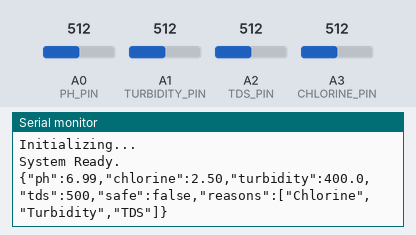
Recording of a sketch running on a simulated Arduino Uno, built with avr-gcc and run on an emulated ATmega328P. On the bench: the last lines printed to the serial monitor. Inputs (shaded band) come from the test bench; at power-on: A2 (TDS_PIN) = 512, A0 (PH_PIN) = 512, A1 (TURBIDITY_PIN) = 512, A3 (CHLORINE_PIN) = 512.

Above: at 3.2 s.
3.3 s: A2 (TDS_PIN) set to 504
At 4.5 s:
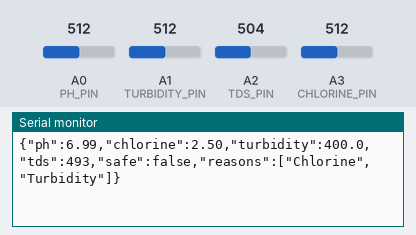
7.5 s: A0 (PH_PIN) set to 563
At 8.7 s:
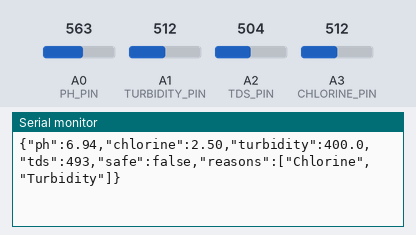
9.0 s: A0 (PH_PIN) set to 599
At 12.9 s:
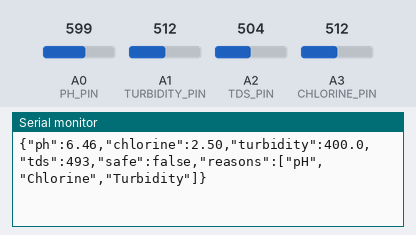
14.9 s: A1 (TURBIDITY_PIN) set to 625
At 16.3 s:
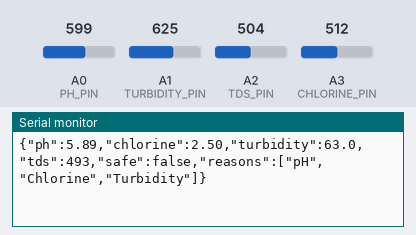
16.4 s: A1 (TURBIDITY_PIN) set to 655
At 18.7 s:
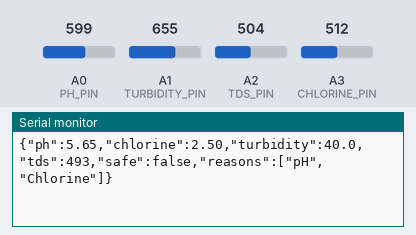
Timing chart, 0 to 20.2 s (numbered marks = the images above; inputs shaded):
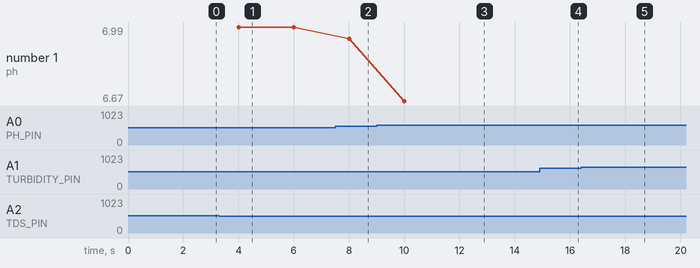

The sketch:

water_monitor.ino
```cpp
#include <SoftwareSerial.h>
#include <math.h>

// 0 = readable text on the Serial Monitor / Virtual Terminal (default)
// 1 = one JSON line per reading (for scripts, e.g. the MQTT pipeline)
#define JSON_OUTPUT 1

const int ESP_RX_PIN = 11;
const int ESP_TX_PIN = 10;
SoftwareSerial espSerial(ESP_RX_PIN, ESP_TX_PIN);

const int PH_PIN = A0;
const int CHLORINE_PIN = A3;
const int TURBIDITY_PIN = A1;
const int TDS_PIN = A2;

float phValue = 0.0;
float chlorineValue = 0.0;
float turbidityValue = 0.0;
float tdsValue = 0.0;

// How often a full set of readings is printed / sent to the ESP (in milliseconds)
const unsigned long REPORT_INTERVAL_MS = 2000;
unsigned long lastReport = 0;

// pH smoothing (moving average): take a pH sample every 200 ms and average the last 50 (about 10 s)
const unsigned long PH_SAMPLE_INTERVAL_MS = 200;
const int PH_AVG_SAMPLES = 50;
float phBuffer[PH_AVG_SAMPLES];
int phCount = 0;
int phIndex = 0;
unsigned long lastPhSample = 0;

void setup() {
  Serial.begin(9600);

  espSerial.begin(9600);

  Serial.println("Water Monitor - ESP8266 Mode");
  Serial.println("Initializing...");
  delay(2000);
  Serial.println("System Ready.");
}

void loop() {
  samplePh();                                   // keeps the pH average updating between reports

  if (millis() - lastReport < REPORT_INTERVAL_MS) return;
  lastReport = millis();

  readSensors();

  analyzeAndDebug();

  sendDataToESP();
}

// Take a pH voltage sample every PH_SAMPLE_INTERVAL_MS into a ring buffer
void samplePh() {
  if (millis() - lastPhSample < PH_SAMPLE_INTERVAL_MS) return;
  lastPhSample = millis();

  phBuffer[phIndex] = analogRead(PH_PIN) * (5.0 / 1023.0);
  phIndex = (phIndex + 1) % PH_AVG_SAMPLES;
  if (phCount < PH_AVG_SAMPLES) phCount++;
}

float averagePhVoltage() {
  if (phCount == 0) return analogRead(PH_PIN) * (5.0 / 1023.0);   // no samples yet
  float sum = 0.0;
  for (int i = 0; i < phCount; i++) sum += phBuffer[i];
  return sum / phCount;
}

void readSensors() {
  float phVoltage = averagePhVoltage();
  phValue = 7.0 + ((2.5 - phVoltage) * 3.3);

  int chlorineRaw = analogRead(CHLORINE_PIN);
  chlorineValue = map(chlorineRaw, 0, 1023, 0, 500) / 100.0;

  int turbidityRaw = analogRead(TURBIDITY_PIN);
  float turbidityVoltage = turbidityRaw * (5.0 / 1023.0);

  if (turbidityVoltage >= 4.1) {
    turbidityValue = 0.0;
  } else if (turbidityVoltage < 4.1 && turbidityVoltage >= 3.4) {
    turbidityValue = map((long)(turbidityVoltage * 100), 340, 410, 10, 0);
  } else if (turbidityVoltage < 3.4 && turbidityVoltage >= 2.8) {
    turbidityValue = map((long)(turbidityVoltage * 100), 280, 340, 100, 10);
  } else if (turbidityVoltage < 2.8 && turbidityVoltage >= 2.5) {
    turbidityValue = map((long)(turbidityVoltage * 100), 250, 280, 400, 100);
  } else {
    turbidityValue = 500.0;
  }
  if (turbidityValue < 0) turbidityValue = 0;

  int tdsRaw = analogRead(TDS_PIN);
  float tdsVoltage = tdsRaw * (5.0 / 1023.0);
  tdsValue = (tdsVoltage / 5.0) * 1000.0;
}

void addReason(String &reasons, const char* name) {
  if (reasons.length() > 0) reasons += ", ";
  reasons += name;
}

void analyzeAndDebug() {
  bool isWaterSafe = true;
  String unsafeReason = "";

  bool badPh = (phValue < 6.5 || phValue > 8.5);
  bool badChlorine = (chlorineValue < 0.2 || chlorineValue > 2.0);
  bool badTurbidity = (turbidityValue > 50);
  bool badTds = (tdsValue > 500);

  if (badPh) {
    isWaterSafe = false;
    addReason(unsafeReason, "pH");
  }
  if (badChlorine) {
    isWaterSafe = false;
    addReason(unsafeReason, "Chlorine");
  }
  if (badTurbidity) {
    isWaterSafe = false;
    addReason(unsafeReason, "Turbidity");
  }
  if (badTds) {
    isWaterSafe = false;
    addReason(unsafeReason, "TDS");
  }

#if JSON_OUTPUT
  Serial.print("{\"ph\":");        Serial.print(phValue, 2);
  Serial.print(",\"chlorine\":");  Serial.print(chlorineValue, 2);
  Serial.print(",\"turbidity\":"); Serial.print(turbidityValue, 1);
  Serial.print(",\"tds\":");       Serial.print(tdsValue, 0);
  Serial.print(",\"safe\":");      Serial.print(isWaterSafe ? "true" : "false");
  Serial.print(",\"reasons\":[");
  bool first = true;
  if (badPh)        { Serial.print("\"pH\"");        first = false; }
  if (badChlorine)  { if (!first) Serial.print(","); Serial.print("\"Chlorine\"");  first = false; }
  if (badTurbidity) { if (!first) Serial.print(","); Serial.print("\"Turbidity\""); first = false; }
  if (badTds)       { if (!first) Serial.print(","); Serial.print("\"TDS\""); }
  Serial.println("]}");
#else
  Serial.println();
  Serial.print("PH: ");
  Serial.println(phValue);
  Serial.print("Chlorine: ");
  Serial.println(chlorineValue);
  Serial.print("Turbidity: ");
  Serial.println(turbidityValue);
  Serial.print("TDS: ");
  Serial.println(tdsValue);
  Serial.print("Safe Water: ");
  Serial.println(isWaterSafe ? "SAFE" : "UNSAFE");
  Serial.print("Reason: ");
  Serial.println(unsafeReason);
  Serial.println("----------");
#endif
}

void sendDataToESP() {
  String dataToSend = "";
  dataToSend += "PH=" + String(phValue, 2);
  dataToSend += "&TURB=" + String(turbidityValue, 0);
  dataToSend += "&TDS=" + String(tdsValue, 0);
  dataToSend += "&CHLOR=" + String(chlorineValue, 1);

  espSerial.println(dataToSend);

#if !JSON_OUTPUT
  Serial.print("Sending to ESP: ");
  Serial.println(dataToSend);
#endif
}
```

Measured:
- the behaviour switches between 512 and 511 on A2 (TDS_PIN) (found by bisection; images 0 and 1)
- the behaviour switches between 581 and 582 on A0 (PH_PIN) (found by bisection; images 2 and 3)
- the behaviour switches between 642 and 643 on A1 (TURBIDITY_PIN) (found by bisection; images 4 and 5)
- after the input at 3.3 s, the serial monitor: prints a new line after 0.70 s (image 1)
- after the input at 7.5 s, the serial monitor: prints a new line after 0.50 s (image 2)
- after the input at 9.0 s, the serial monitor: prints a new line after 1.0 s (image 3)
- after the input at 14.9 s, the serial monitor: prints a new line after 1.1 s (image 4)
- after the input at 16.4 s, the serial monitor: prints a new line after 1.6 s (image 5)
